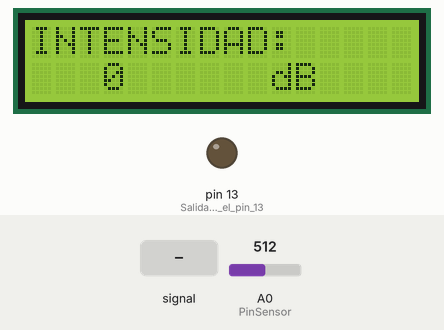
Bench run of a sketch on a simulated Arduino Uno, built with avr-gcc and run on an emulated ATmega328P. Shown: 16×2 character LCD, output pins drawn as LEDs (lit = HIGH). The inputs (shaded band) are chosen by the test bench; at power-on: A0 (PinSensor) = 512. What the sketch prints to the serial monitor is not drawn.

Above: at 1.7 s.
1.8 s: A0 (PinSensor) fed a 200 Hz sine of ±255 counts around its level
At 2.6 s:
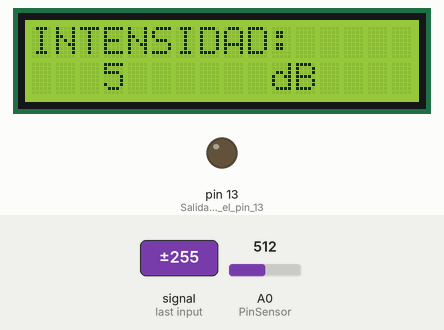
3.8 s: A0 (PinSensor) set to 900
At 5.9 s:
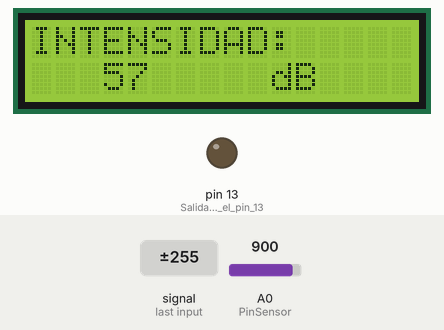
6.2 s: A0 (PinSensor) set to 1023
At 8.0 s:
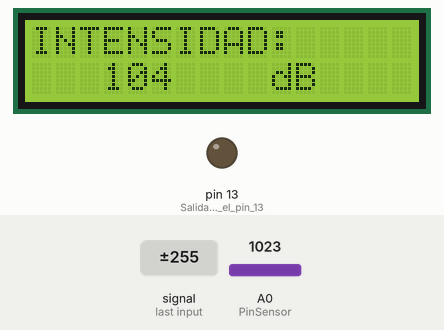
8.6 s: A0 (PinSensor) set to 716
At 11.4 s:
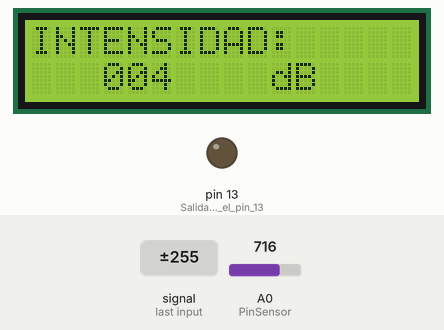
11.6 s: A0 (PinSensor) fed a 1000 Hz sine of ±255 counts around its level
At 12.1 s:
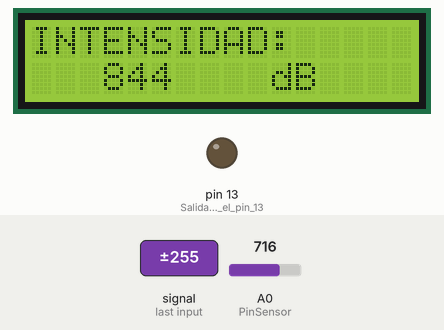
Timing chart, 0 to 14.3 s (numbered marks = the images above; inputs shaded):
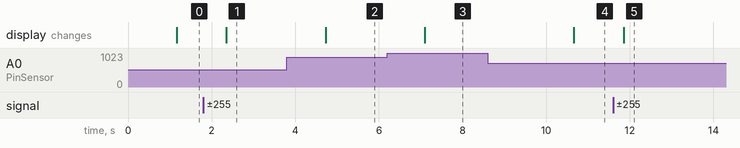

Measured:
- after the input at 1.8 s, the display: changes after 0.55 s (image 1)
- after the input at 3.8 s, the display: changes after 0.93 s (image 2)
- after the input at 6.2 s, the display: changes after 0.90 s (image 3)
- after the input at 8.6 s, the display: changes after 2.1 s (image 4)
- after the input at 11.6 s, the display: changes after 0.25 s (image 5)

The sketch:

SENSOR_DE_SONIDO_DB_LCD.ino
```cpp
const int PinSensor = A0; // Pino Análogico de Entrada 0
const int PinDigital = 0;
/*Estados predeterminados de las variables*/
int ValorSensor = 0;
int valorMayor = 0;
float sensado = 0;
int dB = 0;
int cont = 0;

#include <LiquidCrystal_I2C.h>  //Libreria para pantalla I2C con protocolo de comunicacion I2C
LiquidCrystal_I2C lcd(0x27, 16, 2);   // Inicializa la interfaz I2C del LCD 16x2

void setup() {
  Serial.begin(9600);
  pinMode(13, OUTPUT);               // Salida por el pin 13
  lcd.init();                         // Se inicializa el LCD 16x2
  lcd.backlight();
  lcd.clear();
  lcd.print("INTENSIDAD: ");  // Imprime el mensaje en la pantalla LCD
  lcd.setCursor(10, 1);  // Posiciona el cursor en la línea 10 y en la columna 1 para imprimir el siguiente mensaje
  lcd.print("dB");  // Se imprime el mensaje en la pantalla LCD
}

void loop() {
  lcd.setCursor(3, 1); // Posiciona el cursor en la línea 3 columna 1
  while (cont < 10000) { // Se inicia un ciclo while
    ValorSensor = analogRead(PinSensor); // La variable ValorSensor guarda el valor analógico de PinSensor
    if (ValorSensor > valorMayor) {  // Inicia una condicional if para hacer las lecturas
      valorMayor = ValorSensor;
    }
    cont++;
  }
  cont = 0;
  sensado = valorMayor / 1023.0 * 4.53;
  // dB = 103.1 * sensado - 115,4;
  dB = 87.1 * sensado - 290.0; // dB = 87.1 * sensado - 75.4;
  if (dB < 0) {
    dB = 0;
  }
  lcd.print("");
  lcd.setCursor(3, 1);
  lcd.print(dB);
  Serial.print("Sensado: ");
  Serial.print(sensado);
  Serial.println(" V");
  Serial.print("Intensidad: ");
  Serial.print(dB);
  Serial.println(" dB");
  valorMayor = 0;
  delay(100);
}
```
